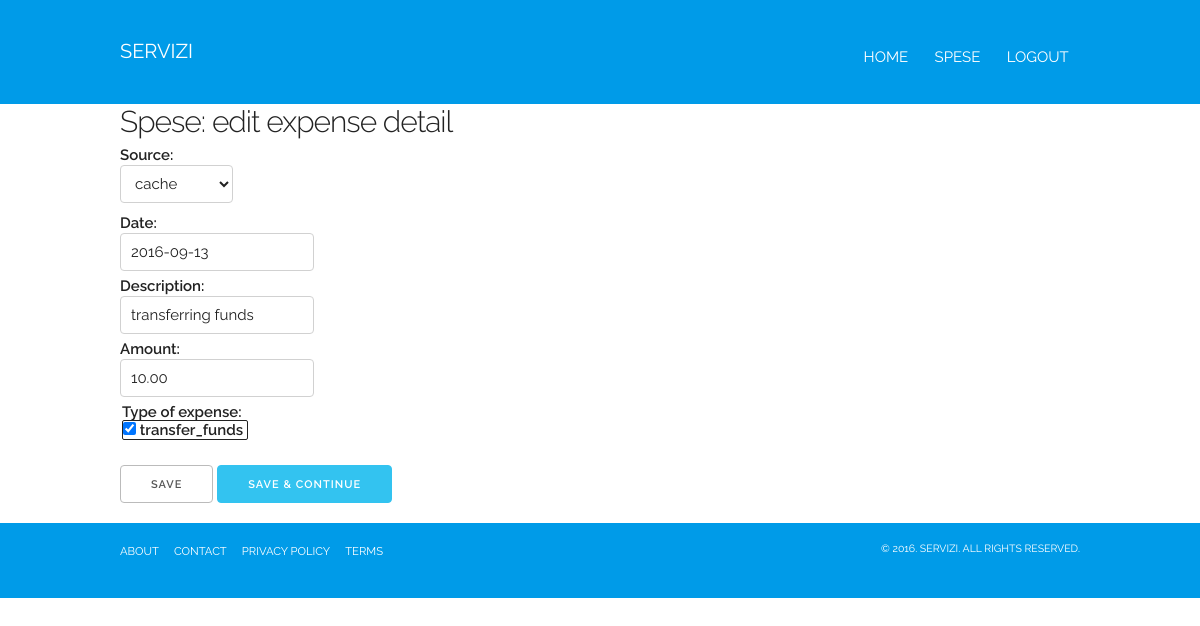
Screenshot of /spese/change/3/ (signed in) with the database file from the repository.
### spese/models.py (models this page shows, shortened)
class Expense(models.Model):
    user = models.ForeignKey(User)
    source = models.ForeignKey(Source, related_name='expenses', null=True,
                               blank=True, default=1)
    date = models.DateField(_('date'), 'date', null=True, blank=True, default=timezone.now)
    description = models.CharField(_('description'), max_length=300, null=True,
                               blank=True)
    amount = models.DecimalField(_('amount'), max_digits=8, decimal_places=2)
    tags = TaggableManager()
    class Meta:
        verbose_name_plural = _('expenses')
        verbose_name = _('expense')
        ordering = ['-date', 'source', ]
    def formatted_amount(self):
        return ('<div class="number">%s</div>' %
                (numberformat.numberformat(self.amount), ))
    formatted_amount.short_description = _('amount')
    formatted_amount.allow_tags = True
    def date_str(self):
        """
        Formats the date by "%Y-%m-%d." pattern.
        """
        return self.date.strftime("%Y-%m-%d")
    date_str.short_description = _("date")

### spese/views.py (the view)
# urls.py: url(r'^change/(?P<expense_id>[0-9]+)/$', views.change, name='change'),
@login_required(login_url="/login/")
def change(request, expense_id):
    expense = get_object_or_404(Expense, pk=expense_id)
    page_identification = 'Spese: edit expense detail'
    sources = Source.objects.filter(users=request.user)
    source_selected = expense.source.pk
    tags_selected = expense.tags.names
    if request.method == "POST":
        form = ExpenseForm(request.POST, instance=expense)
        source_selected = int(request.POST['source'])
        tags_selected = request.POST.getlist('choice')   # 'getlist' gets [] in case of no choices
        if form.is_valid():
            try:
                expense = form.save(commit=False)
                expense.source = Source.objects.get(id=source_selected)
                expense.save()
                expense.tags.set(*tags_selected, clear=True)
                expense.save()
                messages.success(request, "success modifying expense id {} for user {}".format(expense.id, expense.user.username))
            except:
                messages.error(request, 'Error <{}> while trying to change expense {}'.format(sys.exc_info()[0], expense_id))
            else:
                if 'save' in request.POST.keys():
                    return HttpResponseRedirect(reverse('spese:detail', args=(expense.id,)))
    else:
        form = ExpenseForm(instance=expense)
    alltags = Tag.objects.all()
    return render(request, 'spese/add.html', { 'page_identification': page_identification,
                              'operation': 'edit',
                              'form': form,
                              'sources': sources,
                              'source_selected': source_selected,
                              'alltags': alltags,
                              'tags_selected': tags_selected,
                              })

### spese/forms.py
class ExpenseForm(forms.ModelForm):
    class Meta:
        model = Expense
        fields = ( 'date', 'description', 'amount', )

### spese/templates/spese/add.html (shortened to what this page needs)
{% extends 'spese/base_spese.html' %}
    {% block operation_content %}
    <div class="container">
        <div class="u-full-width">
        <form method="POST" class="expense-form">
            <div class="fieldWrapper">
                <label for="source">Source: </label>
                <select name="source">
                    {% for s in sources %}
                        <option value="{{ s.pk }}" {% if source_selected == s.pk %} selected {% endif %} >
                                       {{ s.name }}
                        </option>
                    {% endfor %}
                </select><br />
            </div>
            {{ form.as_p }}
            <div class="fieldWrapper">
                <fieldset>
                <legend> Type of expense: </legend>
                {% for tag in alltags %}
                    <span class="span-expense-type">
                    <input type="checkbox" name="choice" id="choice{{ forloop.counter }}" class="input-expense-type" value="{{ tag.name }}"
                              {% if tag.name in tags_selected %}checked{% endif %}/>
                    <label for="choice{{ forloop.counter }}" class="label-expense-type">{{ tag.name }}</label>&nbsp;
                    </span>
                {% endfor %}
                </fieldset>
            </div>
            <button type="submit" class="button" name="save" >Save</button>
            <button type="submit" class="button-primary" name="save_and_continue" >Save &amp; continue</button>
        </form>
        </div>
    </div>
    {% endblock %}

### static/css/skeleton.css (style rules this page uses)
.container { position: relative; width: 100%; max-width: 960px; margin: 0 auto; padding: 0 20px; box-sizing: border-box; }
@media (min-width: 400px) { .container { width: 85%; padding: 0; } }
@media (min-width: 550px) { .container { width: 80%; } }
html { font-size: 62.5%; }
body { font-size: 1.5em; line-height: 1.6; font-weight: 400; font-family: "Raleway", "HelveticaNeue", "Helvetica Neue", Helvetica, Arial, sans-serif; color: #222; }
p { margin-top: 0; }
.button, button, input[type="submit"], input[type="reset"], input[type="button"] { display: inline-block; height: 38px; padding: 0 30px; color: #555; text-align: center; font-size: 11px; font-weight: 600; line-height: 38px; letter-spacing: .1rem; text-transform: uppercase; text-decoration: none; white-space: nowrap; background-color: transparent; border-radius: 4px; border: 1px solid #bbb; cursor: pointer; box-sizing: border-box; }
.button.button-primary, button.button-primary, input[type="submit"].button-primary, input[type="reset"].button-primary, input[type="button"].button-primary { color: #FFF; background-color: #33C3F0; border-color: #33C3F0; }
input[type="email"], input[type="number"], input[type="search"], input[type="text"], input[type="tel"], input[type="url"], input[type="password"], textarea, select { height: 38px; padding: 6px 10px; background-color: #fff; border: 1px solid #D1D1D1; border-radius: 4px; box-shadow: none; box-sizing: border-box; }
input[type="email"], input[type="number"], input[type="search"], input[type="text"], input[type="tel"], input[type="url"], input[type="password"], textarea { -webkit-appearance: none; -moz-appearance: none; appearance: none; }
label, legend { display: block; margin-bottom: .5rem; font-weight: 600; }
fieldset { padding: 0; border-width: 0; }
input[type="checkbox"], input[type="radio"] { display: inline; }
button, .button { margin-bottom: 1rem; }
input, textarea, select, fieldset { margin-bottom: 1.5rem; }
pre, blockquote, dl, figure, table, p, ul, ol, form { margin-bottom: 2.5rem; }
.u-full-width { width: 100%; box-sizing: border-box; }
.container:after, .row:after, .u-cf { content: ""; display: table; clear: both; }

### static/css/base.css (style rules this page uses)
pre, blockquote, dl, figure, table, p, ul, ol, form { margin-bottom: 1.0rem; }

### spese/static/spese/spese.css (style rules this page uses)
form { line-height: 1rem; }
form p { line-height: 1rem; margin-bottom: 0.5rem; }
form p input { margin-bottom: 0.5rem; }
.span-expense-type { display: inline; margin-right: 0.75em; border-style:solid; border-width:1px; border-radius:2px; }
.label-expense-type { display: inline; }
.input-expense-type { display:inline; }

### rows the page displays
Expense: date "2016-09-13", description "transferring funds", amount "10.00"
Tag: name "☑", name "transfer_funds"

### other values shown
{{ page_identification }} "Spese: edit expense detail"
form field source "cache"
